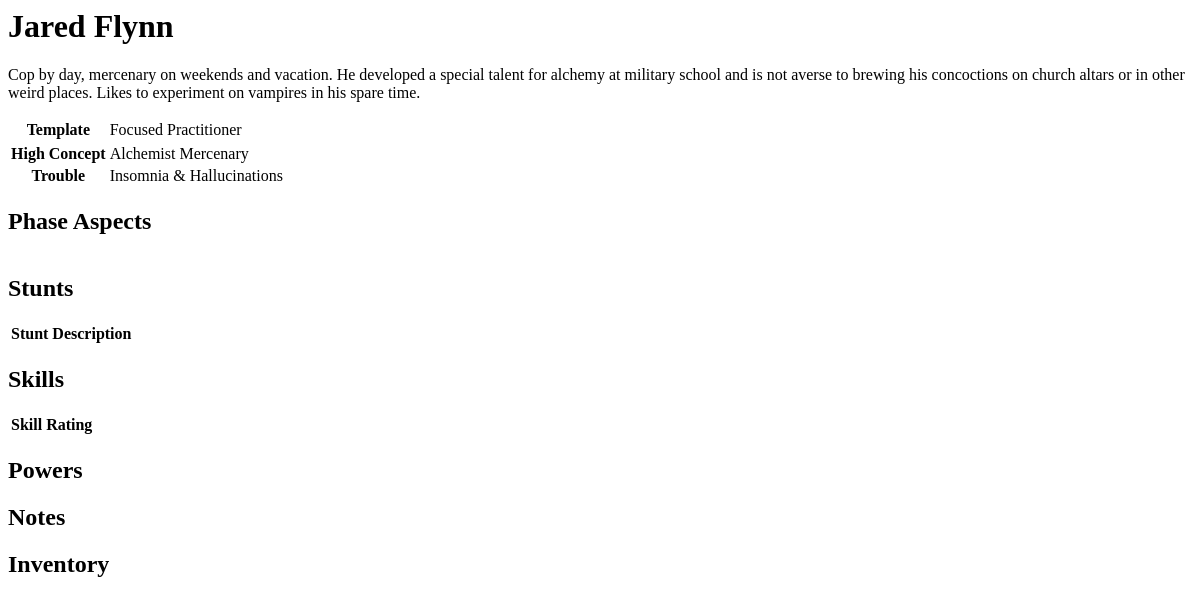
Before: /characters/1/ with the older database file.
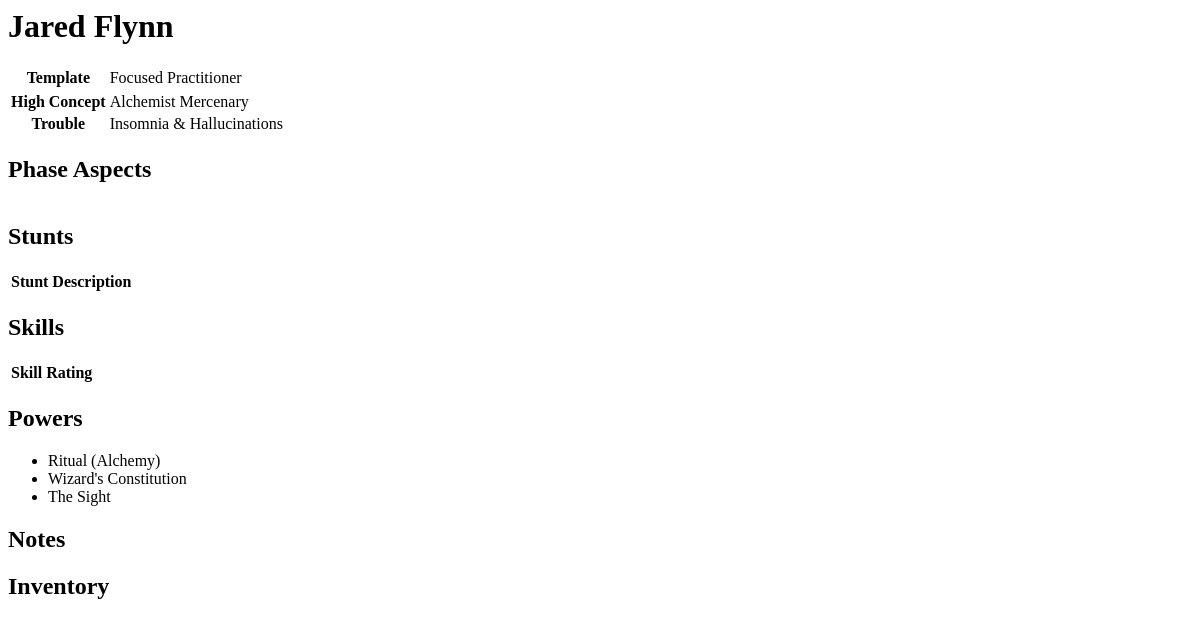
After: the same page with the newer database file.
### characters/models.py (models this page shows, shortened)
class Character(models.Model):
    name = models.CharField(max_length=200)
    description = models.TextField(blank=True)
    template = models.CharField(max_length=100)
    high_concept = models.CharField('High Concept', max_length=100)
    trouble = models.CharField('Trouble Aspect', max_length=100)
    skill_points = models.IntegerField('Skill points')
    base_refresh = models.IntegerField('Base refresh')
    notes = models.TextField(blank=True)
    inventory = models.TextField(blank=True)
    stunts = models.ManyToManyField(Stunt, blank='True')
    powers = models.ManyToManyField(Power, blank='True')
    skills = models.ManyToManyField(Skill, through='CharacterSkill', blank='True')
    admin_hash = models.CharField(max_length=200)

class Power(models.Model):
    name = models.CharField(max_length=200)

### characters/views.py (the view)
# urls.py: url(r'^(?P<pk>\d+)/$', views.CharacterView.as_view(), name='display_character'),
class CharacterView(generic.DetailView):
    model = Character
    template_name = 'characters/display_character.html'

### characters/templates/characters/display_character.html (shortened to what this page needs)
<h1>{{ character.name }}</h1>
<p> {{ character.description }} </p>
<table>
<tr><th>Template </th><td> {{ character.template }} </td><tr>
<tr><th>High Concept</th> <td>  {{ character.high_concept }} </td></tr>
<tr><th>Trouble </th><td> {{ character.trouble }}</td></tr>
</table>
<h2>Phase Aspects</h2>
<h2>Stunts</h2>
<table>
<tr><th>Stunt</th><th>Description</th></tr>
</table>
<h2>Skills</h2>
<table>
<tr><th>Skill</th><th>Rating</th></tr>
</table>
<h2>Powers</h2>
<ul>
{% for power in character.powers.all %}
    <li> {{ power.name }} </li>
{% endfor %}
</ul>
<h2>Notes</h2>
<h2>Inventory</h2>

Changed rows visible on the page:
changed Character "Jared Flynn": description "Cop by day, mercenary on weekends and vacation. He developed a special talent for alchemy at military school and is not averse to brewing his concoctions on church altars or in other weird places. Likes to experiment on vampires in his spare time." → (not shown)
added Power: name "Ritual (Alchemy)"
added Power: name "Wizard's Constitution"
added Power: name "The Sight"
